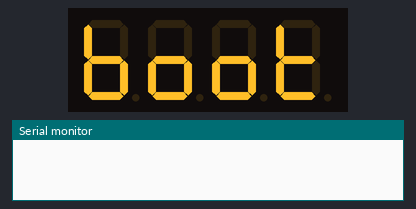
Simulated run of this program. Board: Arduino Nano, built with avr-gcc and run on an emulated ATmega328P. Shown: 4-digit seven-segment display, the last lines printed to the serial monitor.

Above: at 0.1 s.
At 1.1 s:
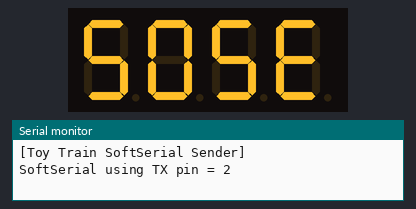
At 2.1 s:
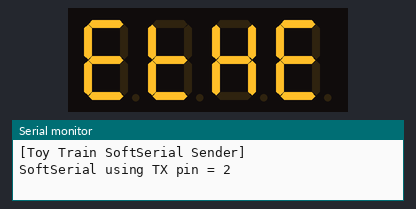
At 3.2 s:
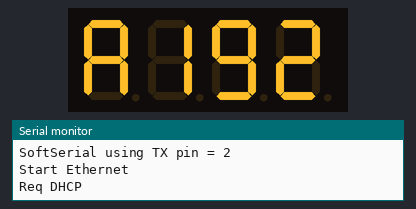
At 4.2 s:
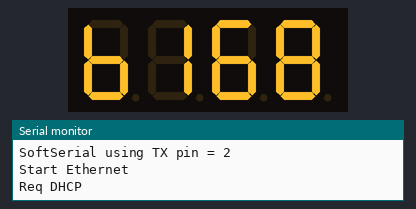
At 6.2 s:
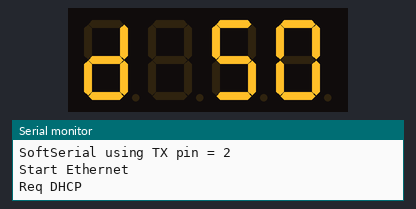

The program:

main.cpp
```cpp
// Pins in use:
// 10,11,12,13 used by Ethernet board ENC28J60 (SS; MOSI, MISO, CLK)
// 6,7 by TMC Display
// 2 by SoftSerial for TX, 3 for RX (but that's not used,
// we're doing half-duplex broadcast only)
//

// Call: http://<assigned-DHCP-IP>/cmd?T<targetBoardID>,P<pinnumber>,L<level0-255>
// T<ID> will be retained and always be prepended to the output.
// T is the start marker, end character is Newline, output is done by softwareserial.println()
// every comma will cause the next serial send of the partial string
// so outgoing line data is always looking like "T<ID>,<command><value><newline>"

#include <Arduino.h>
#include "EtherCard.h"
#include "TM1637Display.h"
#include "globals.h"
#include "toytrainserialsender.h"

#define DEBUG true
#define Serial if(DEBUG)Serial // Netter Trick :-)

static byte mymac[] = {0x74, 0x69, 0x69, 0x2D, 0x30, 0x31};
byte Ethernet::buffer[1024]; // tcp/ip send and receive buffer -- at least size of expected message/response text!

toytrainserialsender toytps;

TM1637Display display(6, 7); // CLK, DIO

void doInfodisplay();
void ethernet_loop();
void doparser(char *dertext);
void (*reboot)(void) = 0; //declare reset function at address 0

void setup()
{
  display.setBrightness(0x03);
  display.setSegments(t_boot, 4, 0);
  delay(1000);

  Serial.begin(115200);
  Serial.println(F("[Toy Train SoftSerial Sender]"));

  display.setSegments(t_sose, 4, 0);
  toytps.setup();
  delay(1000);

  display.setSegments(t_ethe, 4, 0);
  delay(1000);

  Serial.println(F("Start Ethernet"));

  if (ether.begin(sizeof Ethernet::buffer, mymac, SS) == 0)
    Serial.println(F("Controller ERR"));

  display.setSegments(t_dhcp, 4, 0);
  Serial.println(F("Req DHCP"));

  if (!ether.dhcpSetup( "toytrainbox", true ))
  {
    Serial.println(F("DHCP ERR"));
    display.setSegments(t_err);
    delay(5000);
    reboot();
  }

  ether.printIp("IP: ", ether.myip);
  ether.printIp("GW: ", ether.gwip);
  ether.printIp("DNS:", ether.dnsip);
};

void loop()
{
  theTick = millis();
  ethernet_loop();
  toytps.loop();
  doInfodisplay();
};

void doInfodisplay()
{
  static unsigned long lastTick = 0;
  static int loopa = 0;
  if (lastTick + 1000 > theTick)
  {
    return;
  }

  display.showNumberDec(ether.myip[loopa], false, 3, 1);
  display.setSegments(t_pos + loopa, 1, 0);

  loopa++;
  if (loopa == 4)
  {
    loopa = 0;
  }

  lastTick = theTick;
}

void ethernet_loop()
{
  char t_commandstart[] = "GET /cmd?";

  /* Check for incoming requests */
  int payloadStart = ether.packetLoop(ether.packetReceive());
  if (payloadStart)
  {
    display.setSegments(t_call, 4, 0);
    char *payload = (char *)Ethernet::buffer + payloadStart;
    // Serial.println(payload);
    /* find the GET line and search for the keys */
    int compa = strncmp(payload, t_commandstart, sizeof t_commandstart - 1);

    if (0 == compa)
    {
      // Serial.println(__LINE__);
      /* parse the payload */
      doparser(payload + 8); // start at the question mark

      memcpy_P(ether.tcpOffset(), page_ok, sizeof page_ok);
      ether.httpServerReply(sizeof page_ok - 1);
    }
    else
    {
      // response page
      // Serial.println(__LINE__);
      memcpy_P(ether.tcpOffset(), page, sizeof page);
      ether.httpServerReply(sizeof page - 1);
    }
  }
}

void doparser(char *commands) // starts with the last character of the command, which is '?' - will always be skipped
{
  uint8_t target = 0;
  uint8_t ended = 0;
  int upperlimit = 500;
  int cursor = 0;
  int startmark = 0;
  long int intake = 0;
  char *nextpart;
  char outbuff[150]; // maximum permitted length of a single command; typically they'll only be 2 - 4 chars long

  Serial.println(F("PARSE"));

  while (cursor < upperlimit && !ended)
  {
    cursor++;

    if (commands[cursor] == ',') // found a comma, send the stuff that came before
    {
      if (target == 0)
      {
        continue; // do nothing if we don't have a target ID set
      }
      if (startmark == 0)
      {
        continue; // do nothing if the startmark is yet undeclared
      }
      if (startmark == cursor)
      {
        startmark = cursor + 1; // no string between mark+cursor, keep going
        continue;
      }
      if (cursor - startmark >= (int) sizeof outbuff)
      {
        ended = 1;
        continue; // buffer size exceeded, ignore the rest
      }
      // send the text between startmark and (cursor-1) to the target
      strncpy(outbuff, commands + startmark, cursor - startmark);
      outbuff[cursor - startmark] = '\0';
      toytps.send( target, outbuff );
      startmark = cursor + 1;
      continue;
    }

    if (commands[cursor] == ' ')
    {
      ended = 1;

      if (startmark < cursor )
      {
        // send final text piece between startmark and cursor - 1
      strncpy(outbuff, commands + startmark, cursor - startmark);
      outbuff[cursor - startmark] = '\0';
      toytps.send( target, outbuff );
      startmark = cursor + 1;
      }
      continue;
    }

    if (commands[cursor] == 'T')
    {
      intake = strtol(commands + cursor + 1, &nextpart, 10); // start processing after T
      if (commands + cursor + 1 == nextpart)
      { // the text processed didn't yield a result, endpoint has not moved
        Serial.println(F("ERR T"));
        return;
      }
      target = (uint8_t)intake;
      Serial.println("");
      Serial.print(F("OK T="));
      Serial.println(target);
      cursor = nextpart - commands; // increment cursor to the char after the number (either comma or blank);
      startmark = cursor + 1;
    }
  }
}
```

globals.h
```cpp
#include "TM1637Display.h"

const char page[] PROGMEM =
    "HTTP/1.0 200 OK\r\n"
    "Content-Type: text/plain\r\n"
    "Access-Control-Allow-Origin: *\r\n"
    "Connection: close\r\n"
    "\r\n"
    "Example: use GET request with parameters in URL: /cmd?T44,P8,L0";

const char page_ok[] PROGMEM =
    "HTTP/1.0 200 OK\r\n"
    "Content-Type: text/plain\r\n"
    "Access-Control-Allow-Origin: *\r\n"
    "Connection: close\r\n"
    "\r\n"
    "Got Command";

uint8_t t_pos[4] = {
    SEG_A | SEG_B | SEG_C | SEG_E | SEG_F | SEG_G, // A
    SEG_C | SEG_D | SEG_E | SEG_F | SEG_G,         // b
    SEG_D | SEG_E | SEG_G,                         // c
    SEG_B | SEG_C | SEG_D | SEG_E | SEG_G          // d
};

uint8_t t_boot[] = {
    SEG_C | SEG_D | SEG_E | SEG_F | SEG_G, /* b*/
    SEG_D | SEG_E | SEG_C | SEG_G,         /* o */
    SEG_D | SEG_E | SEG_C | SEG_G,         /* o */
    SEG_D | SEG_E | SEG_F | SEG_G          /* t */
};
uint8_t t_dhcp[] = {
    SEG_B | SEG_C | SEG_D | SEG_E | SEG_G, /* d */
    SEG_B | SEG_C | SEG_E | SEG_F | SEG_G,         /* H */
    SEG_A | SEG_D | SEG_E | SEG_F,                 /* C */
    SEG_A | SEG_B | SEG_E | SEG_F | SEG_G  /* p */
};
uint8_t t_lost[] = {
    SEG_D | SEG_E | SEG_F,                         /* L */
    SEG_A | SEG_B | SEG_D | SEG_E | SEG_C | SEG_F, /* O */
    SEG_A | SEG_C | SEG_D | SEG_F | SEG_G,         /* S */
    SEG_D | SEG_E | SEG_F | SEG_G                  /* t */
};
uint8_t t_conn[] = {
    SEG_D | SEG_E | SEG_G,         /* c */
    SEG_D | SEG_E | SEG_C | SEG_G, /* o */
    SEG_C | SEG_E | SEG_G,         /* n */
    SEG_C | SEG_E | SEG_G          /* n */
};
uint8_t t_err[] = {
    SEG_A | SEG_D | SEG_E | SEG_F | SEG_G, /* E */
    SEG_E | SEG_G,                         /* r */
    SEG_E | SEG_G,                         /* r */
    0};
uint8_t t_call[] = {
    SEG_A | SEG_D | SEG_E | SEG_F,                 /* C */
    SEG_A | SEG_B | SEG_C | SEG_E | SEG_F | SEG_G, /* A */
    SEG_D | SEG_E | SEG_F,                         /* L */
    SEG_D | SEG_E | SEG_F                          /* L */
};

uint8_t t_pjon[] = {
    SEG_A | SEG_B | SEG_E | SEG_F | SEG_G,                 /* P */
    SEG_B | SEG_C | SEG_D | SEG_E, /* J */
    SEG_A | SEG_B | SEG_C | SEG_D | SEG_E | SEG_F, /* O */
    SEG_A | SEG_B | SEG_C | SEG_E | SEG_F          /* N */
};
uint8_t t_sose[] = {
    SEG_A | SEG_C | SEG_D | SEG_F | SEG_G,                 /* S */
    SEG_A | SEG_B | SEG_C | SEG_D | SEG_E | SEG_F, /* O */
    SEG_A | SEG_C | SEG_D | SEG_F | SEG_G,                 /* S */
    SEG_A | SEG_D | SEG_E | SEG_F | SEG_G /* E */
};
uint8_t t_ethe[] = {
    SEG_A | SEG_D | SEG_E | SEG_F | SEG_G, /* E */
    SEG_D | SEG_E | SEG_F | SEG_G,                  /* t */
    SEG_B | SEG_C | SEG_E | SEG_F | SEG_G,         /* H */
    SEG_A | SEG_D | SEG_E | SEG_F | SEG_G /* E */
};

unsigned long theTick = 0;
```

Measured:
- by itself, everything shown: repeats every 4.0 s, in 4 steps
- what the display in image 1 shows lasts 1.1 s, from 1.0 s to 2.1 s
- what the display in image 2 shows lasts 1.0 s, from 2.1 s to 3.1 s
